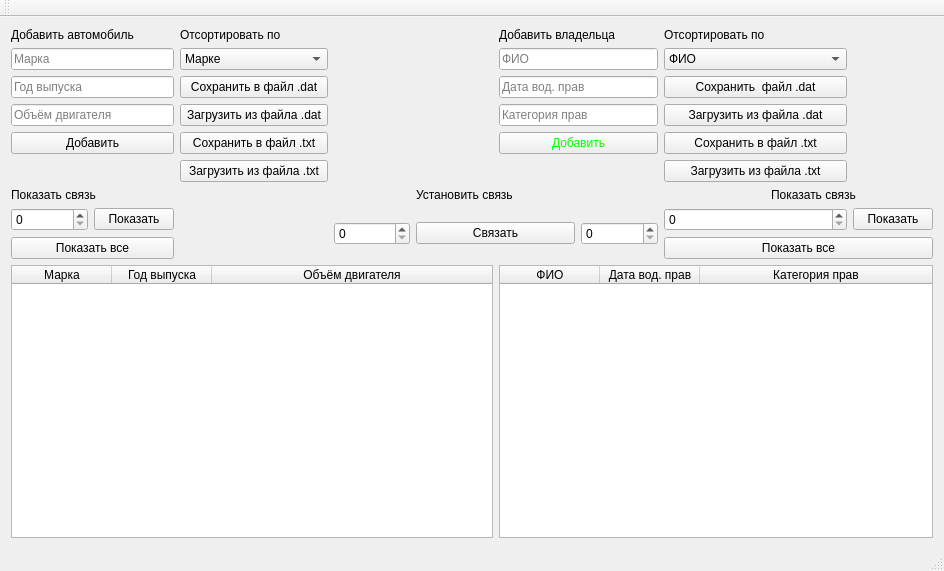
<?xml version="1.0" encoding="UTF-8"?>
<ui version="4.0">
 <class>MainWindow</class>
 <widget class="QMainWindow" name="MainWindow">
  <property name="geometry">
   <rect>
    <x>0</x>
    <y>0</y>
    <width>944</width>
    <height>571</height>
   </rect>
  </property>
  <property name="windowTitle">
   <string>MainWindow</string>
  </property>
  <property name="autoFillBackground">
   <bool>true</bool>
  </property>
  <widget class="QWidget" name="centralWidget">
   <layout class="QGridLayout" name="gridLayout">
    <item row="0" column="0" colspan="2">
     <widget class="QLabel" name="label">
      <property name="autoFillBackground">
       <bool>true</bool>
      </property>
      <property name="text">
       <string>Добавить автомобиль</string>
      </property>
     </widget>
    </item>
    <item row="0" column="2">
     <widget class="QLabel" name="label_3">
      <property name="autoFillBackground">
       <bool>true</bool>
      </property>
      <property name="text">
       <string>Отсортировать по</string>
      </property>
     </widget>
    </item>
    <item row="0" column="5" colspan="2">
     <widget class="QLabel" name="label_2">
      <property name="autoFillBackground">
       <bool>true</bool>
      </property>
      <property name="text">
       <string>Добавить владельца</string>
      </property>
     </widget>
    </item>
    <item row="0" column="7">
     <widget class="QLabel" name="label_6">
      <property name="autoFillBackground">
       <bool>true</bool>
      </property>
      <property name="text">
       <string>Отсортировать по</string>
      </property>
     </widget>
    </item>
    <item row="1" column="0" colspan="2">
     <widget class="QLineEdit" name="lineEdit">
      <property name="autoFillBackground">
       <bool>true</bool>
      </property>
      <property name="placeholderText">
       <string>Марка</string>
      </property>
     </widget>
    </item>
    <item row="1" column="2">
     <widget class="QComboBox" name="comboBox">
      <property name="autoFillBackground">
       <bool>true</bool>
      </property>
      <item>
       <property name="text">
        <string>Марке</string>
       </property>
      </item>
      <item>
       <property name="text">
        <string>Марке(-)</string>
       </property>
      </item>
      <item>
       <property name="text">
        <string>Году выпуска</string>
       </property>
      </item>
      <item>
       <property name="text">
        <string>Году выпуска(-)</string>
       </property>
      </item>
      <item>
       <property name="text">
        <string>Объёму двигателя</string>
       </property>
      </item>
      <item>
       <property name="text">
        <string>Объёму двигателя(-)</string>
       </property>
      </item>
     </widget>
    </item>
    <item row="1" column="5" colspan="2">
     <widget class="QLineEdit" name="lineEdit_4">
      <property name="autoFillBackground">
       <bool>true</bool>
      </property>
      <property name="placeholderText">
       <string>ФИО</string>
      </property>
     </widget>
    </item>
    <item row="1" column="7" colspan="2">
     <widget class="QComboBox" name="comboBox_2">
      <property name="autoFillBackground">
       <bool>true</bool>
      </property>
      <item>
       <property name="text">
        <string>ФИО</string>
       </property>
      </item>
      <item>
       <property name="text">
        <string>ФИО(-)</string>
       </property>
      </item>
      <item>
       <property name="text">
        <string>Дате</string>
       </property>
      </item>
      <item>
       <property name="text">
        <string>Дате(-)</string>
       </property>
      </item>
      <item>
       <property name="text">
        <string>Категории</string>
       </property>
      </item>
      <item>
       <property name="text">
        <string>Категории(-)</string>
       </property>
      </item>
     </widget>
    </item>
    <item row="2" column="0" colspan="2">
     <widget class="QLineEdit" name="lineEdit_2">
      <property name="autoFillBackground">
       <bool>true</bool>
      </property>
      <property name="placeholderText">
       <string>Год выпуска</string>
      </property>
     </widget>
    </item>
    <item row="2" column="2">
     <widget class="QPushButton" name="pushButton_8">
      <property name="text">
       <string>Сохранить в файл .dat</string>
      </property>
     </widget>
    </item>
    <item row="2" column="5" colspan="2">
     <widget class="QLineEdit" name="lineEdit_5">
      <property name="autoFillBackground">
       <bool>true</bool>
      </property>
      <property name="placeholderText">
       <string>Дата вод. прав</string>
      </property>
     </widget>
    </item>
    <item row="2" column="7" colspan="2">
     <widget class="QPushButton" name="pushButton_10">
      <property name="text">
       <string>Сохранить  файл .dat</string>
      </property>
     </widget>
    </item>
    <item row="3" column="0" colspan="2">
     <widget class="QLineEdit" name="lineEdit_3">
      <property name="autoFillBackground">
       <bool>true</bool>
      </property>
      <property name="placeholderText">
       <string>Объём двигателя</string>
      </property>
     </widget>
    </item>
    <item row="3" column="2">
     <widget class="QPushButton" name="pushButton_9">
      <property name="text">
       <string>Загрузить из файла .dat</string>
      </property>
     </widget>
    </item>
    <item row="3" column="5" colspan="2">
     <widget class="QLineEdit" name="lineEdit_6">
      <property name="autoFillBackground">
       <bool>true</bool>
      </property>
      <property name="placeholderText">
       <string>Категория прав</string>
      </property>
     </widget>
    </item>
    <item row="3" column="7" colspan="2">
     <widget class="QPushButton" name="pushButton_11">
      <property name="text">
       <string>Загрузить из файла .dat</string>
      </property>
     </widget>
    </item>
    <item row="4" column="0" colspan="2">
     <widget class="QPushButton" name="pushButton">
      <property name="autoFillBackground">
       <bool>true</bool>
      </property>
      <property name="text">
       <string>Добавить</string>
      </property>
     </widget>
    </item>
    <item row="4" column="2">
     <widget class="QPushButton" name="pushButton_12">
      <property name="text">
       <string>Сохранить в файл .txt</string>
      </property>
     </widget>
    </item>
    <item row="4" column="5" colspan="2">
     <widget class="QPushButton" name="pushButton_5">
      <property name="autoFillBackground">
       <bool>true</bool>
      </property>
      <property name="styleSheet">
       <string notr="true">color: rgb(0,255,0);</string>
      </property>
      <property name="text">
       <string>Добавить</string>
      </property>
     </widget>
    </item>
    <item row="4" column="7" colspan="2">
     <widget class="QPushButton" name="pushButton_14">
      <property name="text">
       <string>Сохранить в файл .txt</string>
      </property>
     </widget>
    </item>
    <item row="5" column="2">
     <widget class="QPushButton" name="pushButton_13">
      <property name="text">
       <string>Загрузить из файла .txt</string>
      </property>
     </widget>
    </item>
    <item row="5" column="7" colspan="2">
     <widget class="QPushButton" name="pushButton_15">
      <property name="text">
       <string>Загрузить из файла .txt</string>
      </property>
     </widget>
    </item>
    <item row="6" column="0" colspan="2">
     <widget class="QLabel" name="label_4">
      <property name="autoFillBackground">
       <bool>true</bool>
      </property>
      <property name="text">
       <string>Показать связь</string>
      </property>
     </widget>
    </item>
    <item row="6" column="4" colspan="2">
     <widget class="QLabel" name="label_5">
      <property name="autoFillBackground">
       <bool>true</bool>
      </property>
      <property name="text">
       <string>Установить связь</string>
      </property>
     </widget>
    </item>
    <item row="6" column="8" colspan="2">
     <widget class="QLabel" name="label_7">
      <property name="autoFillBackground">
       <bool>true</bool>
      </property>
      <property name="text">
       <string>Показать связь</string>
      </property>
     </widget>
    </item>
    <item row="7" column="0">
     <widget class="QSpinBox" name="spinBox">
      <property name="autoFillBackground">
       <bool>true</bool>
      </property>
     </widget>
    </item>
    <item row="7" column="1">
     <widget class="QPushButton" name="pushButton_2">
      <property name="autoFillBackground">
       <bool>true</bool>
      </property>
      <property name="text">
       <string>Показать</string>
      </property>
     </widget>
    </item>
    <item row="7" column="3" rowspan="2">
     <widget class="QSpinBox" name="spinBox_2">
      <property name="autoFillBackground">
       <bool>true</bool>
      </property>
     </widget>
    </item>
    <item row="7" column="4" rowspan="2" colspan="2">
     <widget class="QPushButton" name="pushButton_4">
      <property name="autoFillBackground">
       <bool>true</bool>
      </property>
      <property name="text">
       <string>Связать</string>
      </property>
     </widget>
    </item>
    <item row="7" column="6" rowspan="2">
     <widget class="QSpinBox" name="spinBox_3">
      <property name="autoFillBackground">
       <bool>true</bool>
      </property>
     </widget>
    </item>
    <item row="7" column="7" colspan="2">
     <widget class="QSpinBox" name="spinBox_4">
      <property name="autoFillBackground">
       <bool>true</bool>
      </property>
     </widget>
    </item>
    <item row="7" column="9">
     <widget class="QPushButton" name="pushButton_6">
      <property name="autoFillBackground">
       <bool>true</bool>
      </property>
      <property name="text">
       <string>Показать</string>
      </property>
     </widget>
    </item>
    <item row="8" column="0" colspan="2">
     <widget class="QPushButton" name="pushButton_3">
      <property name="autoFillBackground">
       <bool>true</bool>
      </property>
      <property name="text">
       <string>Показать все</string>
      </property>
     </widget>
    </item>
    <item row="8" column="7" colspan="3">
     <widget class="QPushButton" name="pushButton_7">
      <property name="autoFillBackground">
       <bool>true</bool>
      </property>
      <property name="text">
       <string>Показать все</string>
      </property>
     </widget>
    </item>
    <item row="9" column="0" colspan="5">
     <widget class="QTableWidget" name="tableWidget">
      <property name="autoFillBackground">
       <bool>true</bool>
      </property>
      <property name="editTriggers">
       <set>QAbstractItemView::NoEditTriggers</set>
      </property>
      <attribute name="horizontalHeaderCascadingSectionResizes">
       <bool>false</bool>
      </attribute>
      <attribute name="horizontalHeaderShowSortIndicator" stdset="0">
       <bool>false</bool>
      </attribute>
      <attribute name="horizontalHeaderStretchLastSection">
       <bool>true</bool>
      </attribute>
      <column>
       <property name="text">
        <string>Марка</string>
       </property>
      </column>
      <column>
       <property name="text">
        <string>Год выпуска</string>
       </property>
      </column>
      <column>
       <property name="text">
        <string>Объём двигателя</string>
       </property>
      </column>
     </widget>
    </item>
    <item row="9" column="5" colspan="5">
     <widget class="QTableWidget" name="tableWidget_2">
      <property name="autoFillBackground">
       <bool>true</bool>
      </property>
      <property name="editTriggers">
       <set>QAbstractItemView::NoEditTriggers</set>
      </property>
      <attribute name="horizontalHeaderStretchLastSection">
       <bool>true</bool>
      </attribute>
      <column>
       <property name="text">
        <string>ФИО</string>
       </property>
      </column>
      <column>
       <property name="text">
        <string>Дата вод. прав</string>
       </property>
      </column>
      <column>
       <property name="text">
        <string>Категория прав</string>
       </property>
      </column>
     </widget>
    </item>
   </layout>
   <zorder>label</zorder>
   <zorder>lineEdit</zorder>
   <zorder>lineEdit_2</zorder>
   <zorder>lineEdit_3</zorder>
   <zorder>label_2</zorder>
   <zorder>label_3</zorder>
   <zorder>comboBox</zorder>
   <zorder>label_4</zorder>
   <zorder>spinBox</zorder>
   <zorder>pushButton_2</zorder>
   <zorder>pushButton_3</zorder>
   <zorder>label_5</zorder>
   <zorder>spinBox_2</zorder>
   <zorder>spinBox_3</zorder>
   <zorder>pushButton_4</zorder>
   <zorder>lineEdit_4</zorder>
   <zorder>lineEdit_5</zorder>
   <zorder>lineEdit_6</zorder>
   <zorder>pushButton_5</zorder>
   <zorder>label_6</zorder>
   <zorder>comboBox_2</zorder>
   <zorder>spinBox_4</zorder>
   <zorder>label_7</zorder>
   <zorder>pushButton_6</zorder>
   <zorder>pushButton_7</zorder>
   <zorder>tableWidget</zorder>
   <zorder>tableWidget_2</zorder>
   <zorder>pushButton_8</zorder>
   <zorder>pushButton_9</zorder>
   <zorder>pushButton_10</zorder>
   <zorder>pushButton_11</zorder>
   <zorder>pushButton</zorder>
   <zorder>pushButton_12</zorder>
   <zorder>pushButton_13</zorder>
   <zorder>pushButton_14</zorder>
   <zorder>pushButton_15</zorder>
  </widget>
  <widget class="QMenuBar" name="menuBar">
   <property name="geometry">
    <rect>
     <x>0</x>
     <y>0</y>
     <width>944</width>
     <height>25</height>
    </rect>
   </property>
  </widget>
  <widget class="QToolBar" name="mainToolBar">
   <attribute name="toolBarArea">
    <enum>TopToolBarArea</enum>
   </attribute>
   <attribute name="toolBarBreak">
    <bool>false</bool>
   </attribute>
  </widget>
  <widget class="QStatusBar" name="statusBar"/>
 </widget>
 <layoutdefault spacing="6" margin="11"/>
 <resources/>
 <connections/>
</ui>
